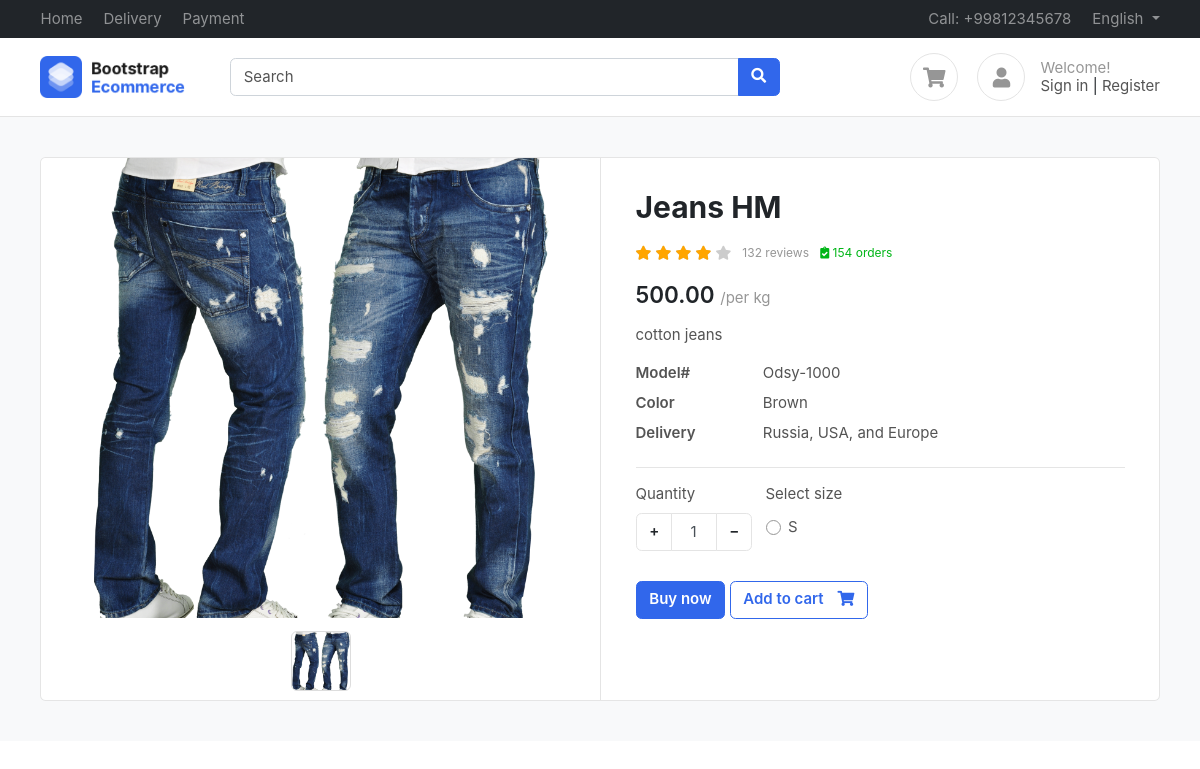
/product/jeans-hm/, run on the app's committed database.
### products/models.py (models this page shows, shortened)
class Products(BaseModel):
    products_name = models.CharField(max_length=100)
    slug = models.SlugField(unique=True, null=True, blank=True)
    products_category = models.ForeignKey(Category, on_delete=models.CASCADE, related_name='products')
    products_descriptions = models.TextField()
    products_price = models.IntegerField()
    products_size = models.ManyToManyField(SizeVariant, blank=True)
    products_color = models.ManyToManyField(ColorVariant, blank=True)

class ProductImage(BaseModel):
    product = models.ForeignKey(Products, on_delete=models.CASCADE, related_name='product_images')
    image = models.ImageField(upload_to='product')

class SizeVariant(BaseModel):
    size_name = models.CharField(max_length=100)
    price = models.IntegerField(default=0)

### products/views.py (the view)
# urls.py: path('<slug>/' , get_product , name="get_product"),
def get_product(request , slug):
    try:
        product = Products.objects.get(slug =slug)
        context = {'product' : product}
        if request.GET.get('size'):
            size = request.GET.get('size')
            price = product.get_product_price_by_size(size)
            context['selected_size'] = size
            context['updated_price'] = price
        return render(request  , 'product/product.html', context = context)
    except Exception as e:
        print(e)

### templates/product/product.html (shortened to what this page needs)
{% extends "base/base.html" %}
{% block start %}
<section class="section-content padding-y bg">
			<div class="container">
			<div class="card">
				<div class="row no-gutters">
					<aside class="col-md-6">
			<article class="gallery-wrap">
			<div class="img-big-wrap">
			  <div> <a href="#"><img src="/media/{{product.product_images.first.image}}"></a></div>
			</div>
			<div class="thumbs-wrap">
                {% for image in product.product_images.all  %}
                 <a href="#" class="item-thumb"> <img src="/media/{{image.image}}"></a>
                {% endfor %}
			</div>
			</article>
					</aside>
					<main class="col-md-6 border-left">
			<article class="content-body">
			<h2 class="title">{{product.products_name}}</h2>
			<div class="rating-wrap my-3">
				<ul class="rating-stars">
					<li style="width:80%" class="stars-active">
						<i class="fa fa-star"></i> <i class="fa fa-star"></i>
						<i class="fa fa-star"></i> <i class="fa fa-star"></i>
					</li>
					<li>
						<i class="fa fa-star"></i> <i class="fa fa-star"></i>
						<i class="fa fa-star"></i> <i class="fa fa-star"></i>
						<i class="fa fa-star"></i>
					</li>
				</ul>
				<small class="label-rating text-muted">132 reviews</small>
				<small class="label-rating text-success"> <i class="fa fa-clipboard-check"></i> 154 orders </small>
			</div>
			<div class="mb-3">
				<var class="price h4">
                    {% if updated_price %}
                    {{updated_price}}
                    {% else %}
                    {{product.products_price}}.00
                    {% endif %}
                </var>
				<span class="text-muted">/per kg</span>
			</div>
			<p>{{product.products_descriptions}}</p>
			<dl class="row">
			  <dt class="col-sm-3">Model#</dt>
			  <dd class="col-sm-9">Odsy-1000</dd>
			  <dt class="col-sm-3">Color</dt>
			  <dd class="col-sm-9">Brown</dd>
			  <dt class="col-sm-3">Delivery</dt>
			  <dd class="col-sm-9">Russia, USA, and Europe </dd>
			</dl>
			<hr>
				<div class="form-row">
					<div class="form-group col-md flex-grow-0">
						<label>Quantity</label>
						<div class="input-group mb-3 input-spinner">
						  <div class="input-group-prepend">
							<button class="btn btn-light" type="button" id="button-plus"> + </button>
						  </div>
						  <input type="text" class="form-control" value="1">
						  <div class="input-group-append">
							<button class="btn btn-light" type="button" id="button-minus"> − </button>
						  </div>
						</div>
					</div>
                    {% if product.products_size.count %}
					<div class="form-group col-md">
                    <label>Select size</label>
                    <div class="mt-1">
                      {% for size in product.products_size.all %}
                        <label class="custom-control custom-radio custom-control-inline">
                          <div class="custom-control-label">{{size.size_name}}</div>
                        </label>
                      {% endfor %}
                    </div>
            </div>
            {% endif %}
				</div>
				<a href="#" class="btn  btn-primary"> Buy now </a>
				<a href="{%url 'add_to_cart' product.uid %}?variant={{selected_size}}" class="btn  btn-outline-primary">
                    <span class="text">Add to cart</span> <i class="fas fa-shopping-cart"></i>  </a>
			</article>
					</main>
				</div>
			</div>
			</div>
			</section>
{% endblock %}

### public/static/css/ui.css (style rules this page uses)
html { font-family: 'Inter', sans-serif; font-size: 15px; }
.content-body { flex: 1 1 auto; padding: 2rem 2.3rem; }
.padding-y { padding-top: 40px; padding-bottom: 40px; }
var { font-style: normal; }
article:after, .form-group:after { display: block; clear: both; content: ""; }
.bg { background-color: #f8f9fa; }
.card .title { color: #212529; }
.btn-light { background-color: #fff; border-color: #e4e4e4; }
.btn .text + i { margin-left: 10px; }
dl[class="row"] { margin-bottom: 0; }
.price { font-weight: 600; color: #212529; }
.label-rating { margin-left: 7px; display: inline-block; vertical-align: middle; }
.rating-stars { display: inline-block; vertical-align: middle; list-style: none; margin: 0; padding: 0; position: relative; white-space: nowrap; clear: both; }
.rating-stars i { font-size: 14px; color: #ccc; display: inline; }
.rating-stars li { display: block; text-overflow: clip; white-space: nowrap; z-index: 1; }
.rating-stars li.stars-active { z-index: 2; position: absolute; top: 0; left: 0; overflow: hidden; }
.rating-stars li.stars-active i { color: orange; }
.input-spinner { width: 120px; flex-wrap: nowrap; display: inline-flex; }
.input-spinner input.form-control { text-align: center; max-width: 46px; flex-basis: 46px; border-color: #e4e4e4; flex-grow: 0; }
.input-spinner .btn { width: 36px; text-align: center; }
.gallery-wrap .img-big-wrap { margin-bottom: 10px; border-radius: 0.37rem; overflow: hidden; background-color: #fff; }
.gallery-wrap .img-big-wrap a { text-align: center; display: block; }
.gallery-wrap .img-big-wrap img { height: 460px; width: auto; display: inline-block; cursor: zoom-in; }
.gallery-wrap .thumbs-wrap { text-align: center; }
.gallery-wrap .thumbs-wrap .item-thumb { width: 60px; height: 60px; border: 1px solid #ddd; border-radius: 6px; margin: 3px; display: inline-block; overflow: hidden; }
.gallery-wrap .thumbs-wrap img { max-width: 100%; max-height: 100%; object-fit: cover; border-radius: 4px; cursor: zoom-in; }

### data on the page
Products: product_images.first.image (picture), products_name "Jeans HM", products_price "500", products_descriptions "cotton jeans"
ProductImage: image (picture)
SizeVariant: size_name "S"
